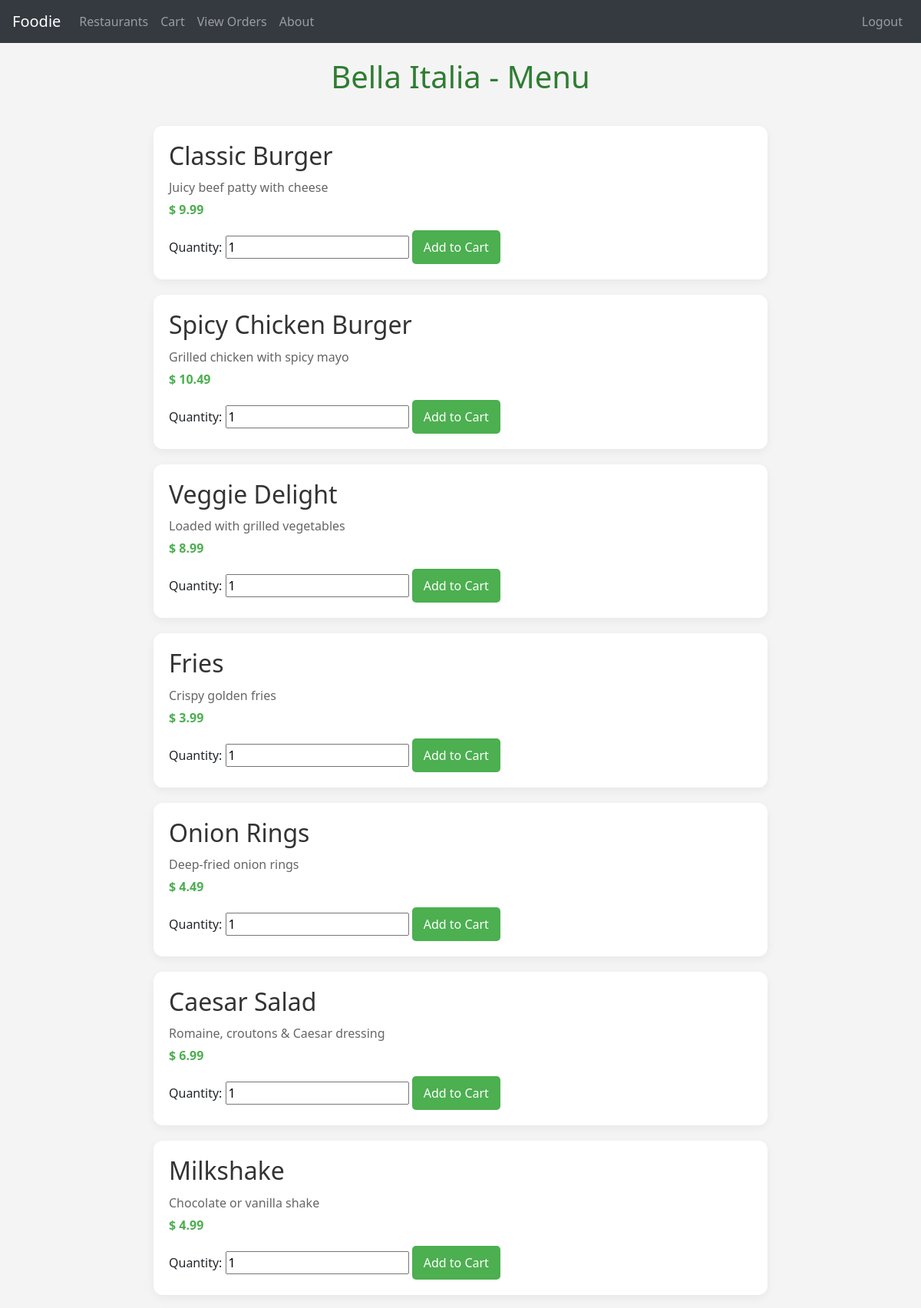
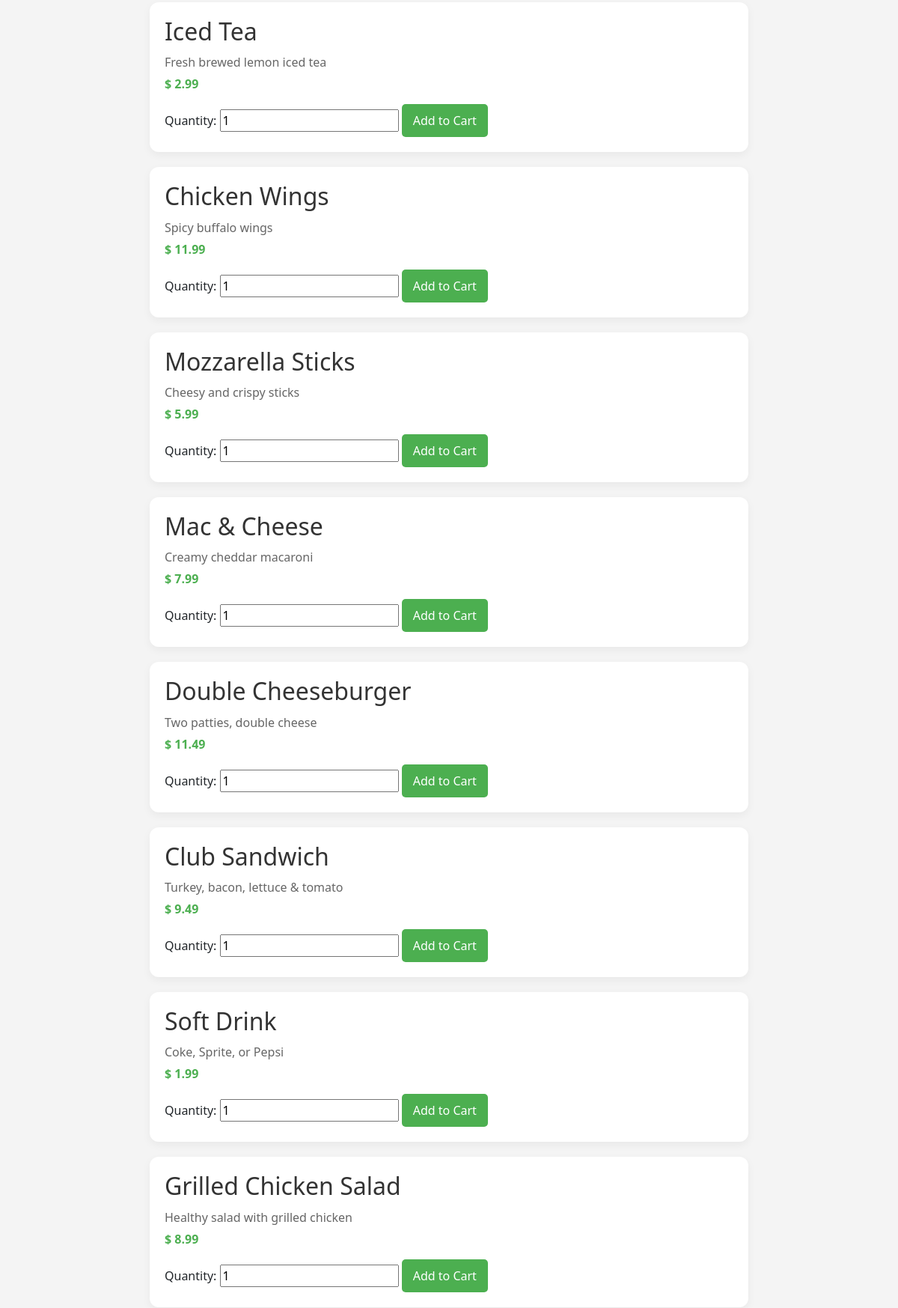
Page /restaurant/1/menu (signed in, upper part) on the committed database (2 pictures, top to bottom).
### tables this page shows
CREATE TABLE Restaurants (
    RestaurantID INTEGER PRIMARY KEY AUTOINCREMENT,
    OwnerID INTEGER NOT NULL,
    Name TEXT NOT NULL,
    Address TEXT NOT NULL,
    PhoneNumber TEXT NOT NULL,
    OpeningHours TEXT NOT NULL,
    FOREIGN KEY (OwnerID) REFERENCES Users(UserID)
);

CREATE TABLE MenuItems (
    MenuItemID INTEGER PRIMARY KEY AUTOINCREMENT,
    RestaurantID INTEGER NOT NULL,
    ItemName TEXT NOT NULL,
    Description TEXT,
    Price REAL NOT NULL,
    AvailabilityStatus TEXT CHECK(AvailabilityStatus IN ('Available', 'Unavailable')) NOT NULL,
    FOREIGN KEY (RestaurantID) REFERENCES Restaurants(RestaurantID)
);

### app.py (the view)
@app.route('/restaurant/<int:restaurant_id>/menu')
@login_required
def show_menu(restaurant_id):
    conn = sqlite3.connect('database.db')
    conn.row_factory = sqlite3.Row
    cursor = conn.cursor()
    cursor.execute("SELECT name FROM Restaurants WHERE restaurantid = ?", (restaurant_id,))
    restaurant = cursor.fetchone()
    cursor.execute("""
        SELECT *
        FROM MenuItems
        WHERE restaurantid = ?
    """, (restaurant_id,))
    menu_items = cursor.fetchall()
    conn.close()
    return render_template('menu.html', restaurant=restaurant, menu_items=menu_items)

### app.py (called while the page is built)
def login_required(f):
    @wraps(f)
    def decorated_function(*args, **kwargs):
        if 'UserID' not in session:
            return redirect(url_for('signin'))
        return f(*args, **kwargs)
    return decorated_function

### templates/menu.html (shortened to what this page needs)
<!DOCTYPE html>
<html lang="en">
<head>
    <link rel="stylesheet" href="https://stackpath.bootstrapcdn.com/bootstrap/4.5.2/css/bootstrap.min.css">
</head>
<body>
    <nav class="navbar navbar-expand-lg navbar-dark bg-dark">
        <a class="navbar-brand" href="{{ url_for('about') }}">Foodie</a>
        <div class="collapse navbar-collapse" id="navbarNav">
            <ul class="navbar-nav mr-auto">
                {% if (session.get('Role') == 'Admin' or session.get('Role') == 'Customer') %}
                <li class="nav-item">
                    <a class="nav-link" href="{{ url_for('restaurants') }}">Restaurants</a>
                </li>
                <li class="nav-item">
                    <a class="nav-link" href="{{ url_for('cart') }}">Cart</a>
                </li>
                <li class="nav-item">
                    <a class="nav-link" href="{{ url_for('my_orders') }}">View Orders</a>
                </li>
                {% endif %}
                <li class="nav-item">
                    <a class="nav-link" href="{{ url_for('about') }}">About</a>
                </li>
            </ul>
            <ul class="navbar-nav">
                {% if session.get('UserID') %}
                <li class="nav-item">
                    <a class="nav-link" href="{{ url_for('logout') }}">Logout</a>
                </li>
                {% else %}
                <li class="nav-item">
                    <a class="nav-link" href="{{ url_for('signin') }}">Login</a>
                </li>
                {% endif %}
            </ul>
        </div>
    </nav>
    <h1>{{ restaurant['name'] }} - Menu</h1>
    <div class="menu-container">
        {% for item in menu_items %}
            <div class="menu-item">
                <h2>{{ item['ItemName'] }}</h2>
                <p>{{ item['description'] }}</p>
                <p class="price">$ {{ item['price'] }}</p>
                <form action="{{ url_for('add_to_cart', menu_item_id=item['MenuItemID']) }}" method="POST">
                    <label for="quantity-{{ item['MenuItemID'] }}">Quantity:</label>
                    <input type="number" id="quantity-{{ item['MenuItemID'] }}" name="quantity" min="1" value="1" required>
                    <button type="submit" class="btn-add-to-cart">Add to Cart</button>
                </form>
            </div>
        {% endfor %}
    </div>
</body>
</html>

### templates/menu.html (style rules this page uses)
.navbar { margin-bottom: 20px; }
body { font-family: 'Segoe UI', sans-serif; background-color: #f4f4f4; margin: 0; }
h1 { text-align: center; color: #2e7d32; margin-bottom: 40px; }
.menu-container { max-width: 800px; margin: 0 auto; }
.menu-item { background: white; padding: 20px; border-radius: 12px; box-shadow: 0 4px 12px rgba(0,0,0,0.05); margin-bottom: 20px; }
.menu-item h2 { margin: 0 0 10px; color: #333; }
.menu-item p { margin: 5px 0; color: #666; }
.menu-item .price { font-weight: bold; color: #4CAF50; }
.btn-add-to-cart { background-color: #4CAF50; color: white; border: none; padding: 10px 15px; border-radius: 5px; cursor: pointer; text-align: center; font-size: 16px; display: inline-block; margin-top: 10px; }

### rows in the picture
Restaurants: name "Bella Italia"
MenuItems: ItemName "Classic Burger", description "Juicy beef patty with cheese", price "9.99", quantity "1"
MenuItems: ItemName "Spicy Chicken Burger", description "Grilled chicken with spicy mayo", price "10.49"
MenuItems: ItemName "Veggie Delight", description "Loaded with grilled vegetables", price "8.99"
MenuItems: ItemName "Fries", description "Crispy golden fries", price "3.99"
MenuItems: ItemName "Onion Rings", description "Deep-fried onion rings", price "4.49"
MenuItems: ItemName "Caesar Salad", description "Romaine, croutons & Caesar dressing", price "6.99"
MenuItems: ItemName "Milkshake", description "Chocolate or vanilla shake", price "4.99"
MenuItems: ItemName "Iced Tea", description "Fresh brewed lemon iced tea", price "2.99"
MenuItems: ItemName "Chicken Wings", description "Spicy buffalo wings", price "11.99"
MenuItems: ItemName "Mozzarella Sticks", description "Cheesy and crispy sticks", price "5.99"
MenuItems: ItemName "Mac & Cheese", description "Creamy cheddar macaroni", price "7.99"
MenuItems: ItemName "Double Cheeseburger", description "Two patties, double cheese", price "11.49"
MenuItems: ItemName "Club Sandwich", description "Turkey, bacon, lettuce & tomato", price "9.49"
MenuItems: ItemName "Soft Drink", description "Coke, Sprite, or Pepsi", price "1.99"
MenuItems: ItemName "Grilled Chicken Salad", description "Healthy salad with grilled chicken", price "8.99"
